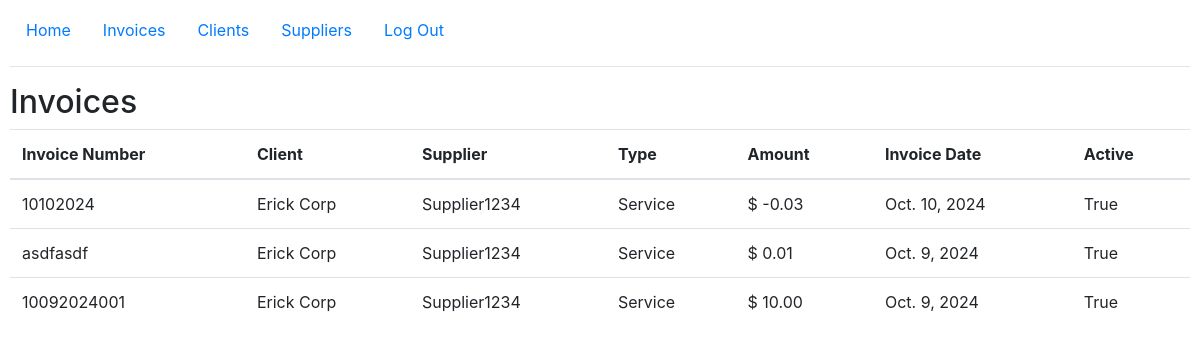
The app's page / (signed in) with its own data.
### invoices/models.py (models this page shows, shortened)
class Invoice(models.Model):
    invoicenumber = models.CharField(max_length=100)
    invoicedate = models.DateField()
    client = models.ForeignKey(Client, on_delete=models.CASCADE)
    supplier = models.ForeignKey(Supplier, on_delete=models.CASCADE)
    invoicetype = models.ForeignKey(InvoiceType, on_delete=models.CASCADE)
    invoicetotal = models.DecimalField(max_digits=10, decimal_places=2)
    createdate = models.DateTimeField(auto_now_add=True)
    updatedate = models.DateTimeField(auto_now=True)
    active = models.BooleanField(default=True)

class Client(models.Model):
    clientname = models.CharField(max_length=100)
    clientidnumber = models.CharField(max_length=15)
    clientemail = models.EmailField(max_length=100)
    clientphone = models.CharField(max_length=15)
    clientstate = models.CharField(max_length=2)
    clientzip = models.CharField(max_length=10)
    createdate = models.DateTimeField(auto_now_add=True)
    updatedate = models.DateTimeField(auto_now=True)
    active = models.BooleanField(default=True)
    def __str__(self):
        return self.clientname

class Supplier(models.Model):
    suppliername = models.CharField(max_length=100)
    supplieridnumber = models.CharField(max_length=15)
    supplieremail = models.EmailField(max_length=100)
    supplierphone = models.CharField(max_length=15)
    supplierstate = models.CharField(max_length=2)
    supplierzip = models.CharField(max_length=10)
    createdate = models.DateTimeField(auto_now_add=True)
    updatedate = models.DateTimeField(auto_now=True)
    active = models.BooleanField(default=True)
    def __str__(self):
        return self.suppliername

class InvoiceType(models.Model):
    invoicetype = models.CharField(max_length=100)
    def __str__(self):
        return self.invoicetype

### invoices/views.py (the view)
# urls.py: path("", views.index, name="index"),
def index(request):
    invoices = Invoice.objects.all().order_by("id").reverse()
    paginator = Paginator(invoices, 10)
    page_number = request.GET.get("page")
    invoices_page = paginator.get_page(page_number)
    return render(request, "invoices/index.html", {
        "invoices": invoices,
        "invoices_page": invoices_page
    })

### invoices/templates/invoices/index.html (shortened to what this page needs)
{% extends "invoices/layout.html" %}
{% block body %}
    {% if user.is_authenticated %}
    <h2>Invoices</h2>
    <table class="table table-hover">
        <thead>
            <tr>
                <th>Invoice Number</th>
                <th>Client</th>
                <th>Supplier</th>
                <th>Type</th>
                <th>Amount</th>
                <th>Invoice Date</th>
                <th>Active</th>
            </tr>
        </thead>
        <tbody>
            {% for invoice in invoices_page %}
                <tr>
                    <td>{{ invoice.invoicenumber }}</td>
                    <td>{{ invoice.client }}</td>
                    <td>{{ invoice.supplier }}</td>
                    <td>{{ invoice.invoicetype }}</td>
                    <td>$ {{ invoice.invoicetotal }}</td>
                    <td>{{ invoice.invoicedate }}</td>
                    <td>{{ invoice.active }}</td>
                </tr>
            {% endfor %}
        </tbody>
    </table>
    {% else %}
        <h1>Welcome to Invoices Application.</h1>
        <p>Please <a href="{% url 'register' %}">register</a> or <a href="{% url 'login' %}">login</a> to continue.</p>
    {% endif %}
{% endblock %}

### invoices/templates/invoices/layout.html (shortened to what this page needs)
{% load static %}
<!DOCTYPE html>
<html lang="en">
    <head>
        <link rel="stylesheet" href="https://stackpath.bootstrapcdn.com/bootstrap/4.4.1/css/bootstrap.min.css">
        <link href="{% static 'invoices/styles.css' %}" rel="stylesheet">
        <link href="https://maxcdn.bootstrapcdn.com/bootstrap/4.5.2/css/bootstrap.min.css" rel="stylesheet">
        <link rel="stylesheet" href="https://cdnjs.cloudflare.com/ajax/libs/font-awesome/4.7.0/css/font-awesome.min.css">
    </head>
    <body>
        <ul class="nav">
            {% if user.is_authenticated %}
                <li class="nav-item">
                    <a class="nav-link" href="{% url 'index' %}">Home</a>
                </li>
                <li class="nav-item">
                    <a class="nav-link" href="{% url 'create' %}">Invoices</a>
                </li>
                <li class="nav-item">
                    <a class="nav-link" href="{% url 'client' %}">Clients</a>
                </li>
                <li class="nav-item">
                    <a class="nav-link" href="{% url 'supplier' %}">Suppliers</a>
                </li>
                <li class="nav-item">
                    <a class="nav-link" href="{% url 'logout' %}">Log Out</a>
                </li>
            {% endif %}
        </ul>
        <hr>
        {% block body %}
        {% endblock %}
    </body>
</html>

### invoices/static/invoices/styles.css (style rules this page uses)
body { padding: 10px; }

### records on screen
Invoice: invoicenumber "10102024", client "Erick Corp", supplier "Supplier1234", invoicetype "Service", invoicetotal "-0.03", invoicedate "Oct. 10, 2024", active "True"
Invoice: invoicenumber "asdfasdf", client "Erick Corp", supplier "Supplier1234", invoicetype "Service", invoicetotal "0.01", invoicedate "Oct. 9, 2024", active "True"
Invoice: invoicenumber "10092024001", client "Erick Corp", supplier "Supplier1234", invoicetype "Service", invoicetotal "10.00", invoicedate "Oct. 9, 2024", active "True"
